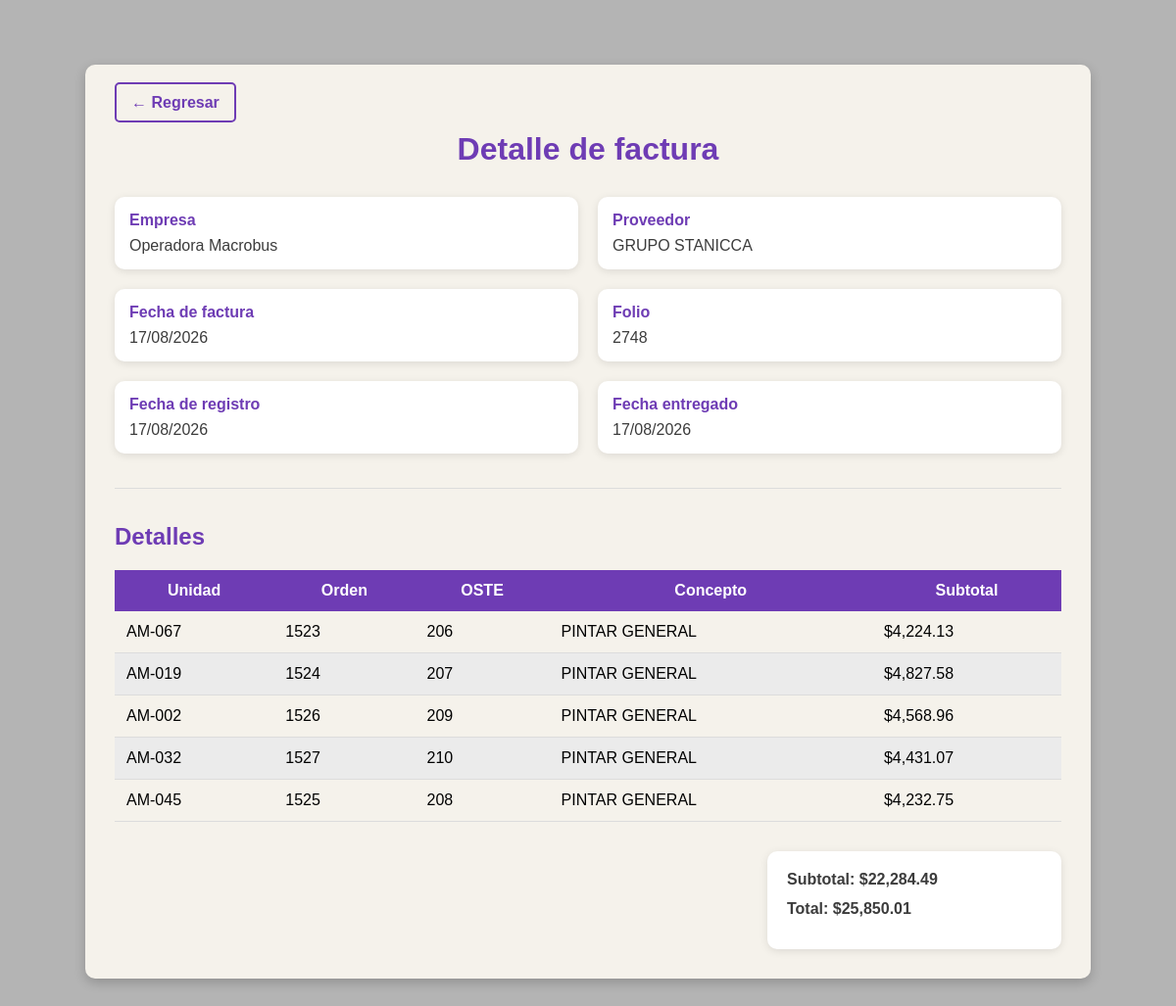
The app's page /factura_detalle.php?id=419 (signed in) with its own data.
### tables this page shows
CREATE TABLE `factura` (
  `id` int(11) NOT NULL,
  `id_empresa` int(11) NOT NULL,
  `id_provedor` int(11) NOT NULL,
  `folio` varchar(20) NOT NULL,
  `fecha` date NOT NULL,
  `total` decimal(10,2) NOT NULL,
  `estado` int(11) NOT NULL DEFAULT 0,
  `fecha_registro` date NOT NULL,
  `fecha_entregado` date DEFAULT NULL
);

CREATE TABLE `empresa` (
  `id` int(11) NOT NULL,
  `nombre` varchar(255) NOT NULL,
  `eliminado` int(1) NOT NULL DEFAULT 0
);

CREATE TABLE `provedores` (
  `id` int(11) NOT NULL,
  `nombre` varchar(255) NOT NULL,
  `irs` int(11) NOT NULL DEFAULT 0,
  `eliminado` int(1) NOT NULL DEFAULT 0
);

CREATE TABLE `detalle_factura` (
  `id` int(11) NOT NULL,
  `concepto` varchar(255) NOT NULL,
  `subtotal` decimal(10,2) NOT NULL,
  `id_autobus` int(11) DEFAULT NULL,
  `id_factura` int(11) NOT NULL,
  `oste` varchar(20) DEFAULT NULL,
  `orden` varchar(20) DEFAULT NULL
);

CREATE TABLE `autobus` (
  `id` int(11) NOT NULL,
  `unidad` varchar(255) NOT NULL,
  `id_empresa` int(11) NOT NULL,
  `eliminado` int(1) NOT NULL DEFAULT 0
);

### factura_detalle.php (the view, shortened to what this page needs)
<?php
$con = conecta();
$id = isset($_GET['id']) ? intval($_GET['id']) : 0;
$sql = "SELECT
            f.*,
            e.nombre AS empresa,
            p.nombre AS proveedor
        FROM factura f
        INNER JOIN empresa e ON f.id_empresa = e.id
        INNER JOIN provedores p ON f.id_provedor = p.id
        WHERE f.id = $id";
$res = $con->query($sql);
$factura = $res->fetch_assoc();
$sql = "SELECT
            d.*,
            a.unidad
        FROM detalle_factura d
        LEFT JOIN autobus a ON d.id_autobus = a.id
        WHERE d.id_factura = $id
        ORDER BY d.id";
$resDetalles = $con->query($sql);
?>
<!DOCTYPE html>
<html lang="es">
<head>
    <link rel="stylesheet" href="css/factura_detalle.css">
</head>
<body>
<div class="contenedor">
    <div class="barra">
        <a href="facturas.php" class="btnRegresar">← Regresar</a>
    </div>
    <h1>Detalle de factura</h1>
    <div class="info">
        <div class="campo">
            <label>Empresa</label>
            <span><?= htmlspecialchars($factura['empresa']) ?></span>
        </div>
        <div class="campo">
            <label>Proveedor</label>
            <span><?= htmlspecialchars($factura['proveedor']) ?></span>
        </div>
        <div class="campo">
            <label>Fecha de factura</label>
            <span><?= date('d/m/Y', strtotime($factura['fecha'])) ?></span>
        </div>
        <div class="campo">
            <label>Folio</label>
            <span><?= htmlspecialchars($factura['folio']) ?></span>
        </div>
        <div class="campo">
            <label>Fecha de registro</label>
            <span><?= date('d/m/Y', strtotime($factura['fecha_registro'])) ?></span>
        </div>
        <div class="campo">
            <label>Fecha entregado</label>
            <span>
                <?php
                if(
                    $factura['fecha_entregado'] &&
                    $factura['fecha_entregado'] != '0000-00-00'
                ){
                    echo date('d/m/Y', strtotime($factura['fecha_entregado']));
                } else {
                    echo 'Pendiente';
                }
                ?>
            </span>
        </div>
    </div>
    <hr>
    <h2>Detalles</h2>
    <table>
        <thead>
            <tr>
                <th>Unidad</th>
                <th>Orden</th>
                <th>OSTE</th>
                <th>Concepto</th>
                <th>Subtotal</th>
            </tr>
        </thead>
        <tbody>
        <?php
        $subtotal = 0;
        while($d = $resDetalles->fetch_assoc()){
            $subtotal += $d['subtotal'];
        ?>
            <tr>
                <td>
                    <?= $d['unidad'] ? htmlspecialchars($d['unidad']) : '-----' ?>
                </td>
                <td><?= htmlspecialchars($d['orden']) ?></td>
                <td><?= htmlspecialchars($d['oste']) ?></td>
                <td><?= htmlspecialchars($d['concepto']) ?></td>
                <td>
                    $<?= number_format($d['subtotal'], 2) ?>
                </td>
            </tr>
        <?php } ?>
        </tbody>
    </table>
    <div class="totales">
        <p>
            Subtotal:
            <span>$<?= number_format($subtotal, 2) ?></span>
        </p>
        <p>
            Total:
            <span>$<?= number_format($factura['total'], 2) ?></span>
        </p>
    </div>
</div>
</body>
</html>

### css/factura_detalle.css (style rules this page uses)
* { margin: 0; padding: 0; box-sizing: border-box; font-family: Arial, Helvetica, sans-serif; }
body { background-color: rgb(180, 180, 180); min-height: 100vh; padding: 30px; margin: 3% 0; }
.contenedor { width: 90%; margin: auto; background-color: rgb(245, 242, 235); border-radius: 10px; padding: 30px; box-shadow: 0px 4px 12px rgba(0, 0, 0, .2); }
h1 { text-align: center; color: rgb(110, 60, 180); margin-bottom: 30px; }
h2 { color: rgb(110, 60, 180); margin-bottom: 20px; }
hr { margin: 35px 0; border: 0; border-top: 1px solid rgb(220, 220, 220); }
.info { display: grid; grid-template-columns: 1fr 1fr; gap: 20px; }
.campo { background-color: white; padding: 15px; border-radius: 10px; box-shadow: 0px 2px 8px rgba(0, 0, 0, .1); }
.campo label { display: block; margin-bottom: 8px; color: rgb(110, 60, 180); font-weight: bold; }
.campo span { color: rgb(60, 60, 60); }
table { width: 100%; border-collapse: collapse; margin-top: 20px; }
th { background-color: rgb(110, 60, 180); color: white; padding: 12px; font-weight: bold; }
td { padding: 12px; border-bottom: 1px solid rgb(220, 220, 220); }
tr:nth-child(even) { background-color: rgb(235, 235, 235); }
.totales { width: 300px; margin-top: 30px; margin-left: auto; background-color: white; padding: 20px; border-radius: 10px; box-shadow: 0px 2px 8px rgba(0, 0, 0, .1); }
.totales p { margin-bottom: 12px; font-weight: bold; color: rgb(60, 60, 60); }
.barra { margin-bottom: 20px; }
.btnRegresar { text-decoration: none; color: rgb(110, 60, 180); border: 2px solid rgb(110, 60, 180); padding: 10px 15px; border-radius: 5px; font-weight: bold; transition: .2s; }

### records on screen
factura: id_empresa.nombre "Operadora Macrobus", id_provedor.nombre "GRUPO STANICCA", fecha "17/08/2026", folio "2748", fecha_registro "17/08/2026", fecha_entregado "17/08/2026", total "25,850.01"
detalle_factura: id_autobus.unidad "AM-067", orden "1523", oste "206", concepto "PINTAR GENERAL", subtotal "4,224.13"
detalle_factura: id_autobus.unidad "AM-019", orden "1524", oste "207", concepto "PINTAR GENERAL", subtotal "4,827.58"
detalle_factura: id_autobus.unidad "AM-002", orden "1526", oste "209", concepto "PINTAR GENERAL", subtotal "4,568.96"
detalle_factura: id_autobus.unidad "AM-032", orden "1527", oste "210", concepto "PINTAR GENERAL", subtotal "4,431.07"
detalle_factura: id_autobus.unidad "AM-045", orden "1525", oste "208", concepto "PINTAR GENERAL", subtotal "4,232.75"

### other values on screen
$subtotal "22,284.49"
